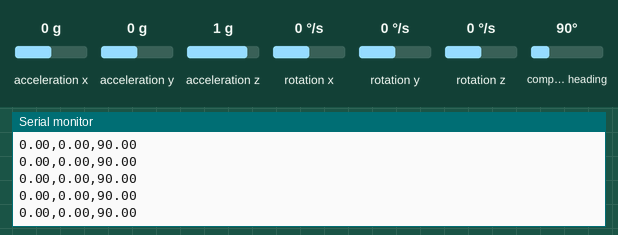
The sketch below on a simulated Arduino Uno, built with avr-gcc and run on an emulated ATmega328P. Shown: the last lines printed to the serial monitor. The test bench sets the inputs (shaded band); at power-on: acceleration x 0 g, acceleration y 0 g, acceleration z 1 g, compass heading 90°, rotation x 0 °/s, rotation y 0 °/s, rotation z 0 °/s.

Above: at 1.2 s.
1.3 s: acceleration x set to -1.4 g
At 2.0 s:
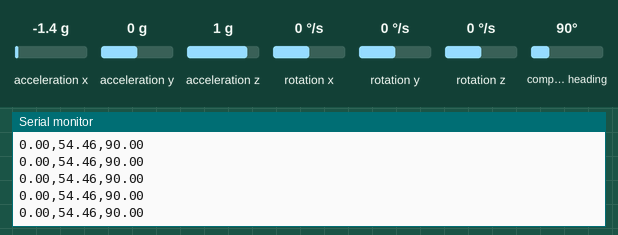
2.8 s: acceleration y set to -1.4 g
At 3.6 s:
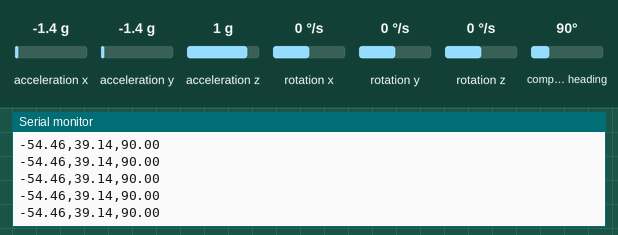
4.3 s: acceleration z set to -1.4 g
At 4.9 s:
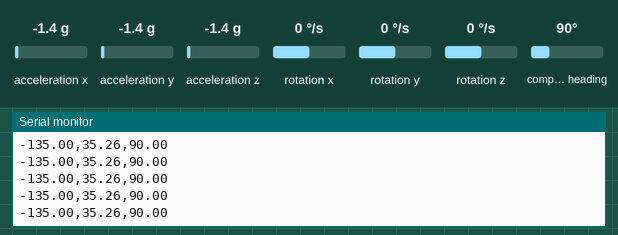
5.8 s: compass heading set to 7°
At 6.7 s:
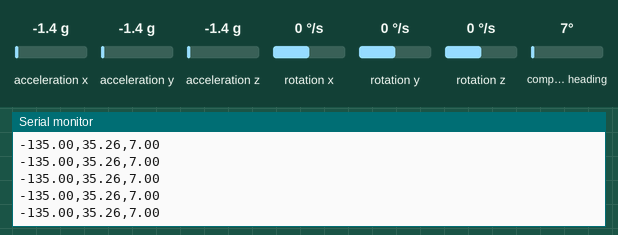
Timing chart, 0 to 8.3 s (numbered marks = the images above; inputs shaded):
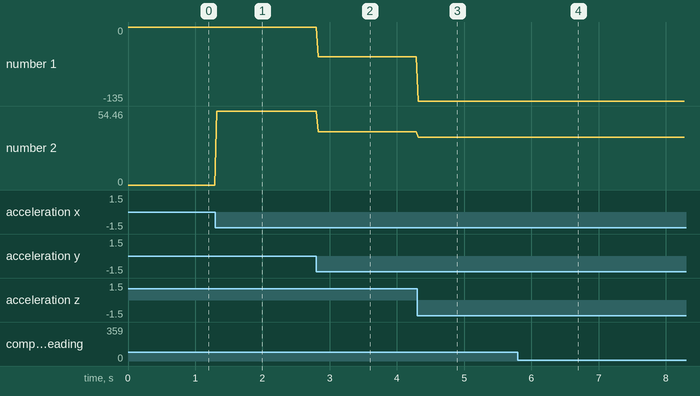

Measured:
- after the input at 1.3 s, the serial monitor: prints a new line at once (image 1)
- after the input at 2.8 s, the serial monitor: prints a new line at once (image 2)
- after the input at 4.3 s, the serial monitor: prints a new line at once (image 3)
- after the input at 5.8 s, the serial monitor: prints a new line at once (image 4)
- plotted number 1: 0 → -54.46 after the input at 2.8 s, -54.46 → -135 after the input at 4.3 s
- plotted number 2: 0 → 54.46 after the input at 1.3 s, 54.46 → 39.14 after the input at 2.8 s, 39.14 → 35.26 after the input at 4.3 s

The sketch:

RawData.ino
```cpp
#include <MPU9250.h>
#include <Wire.h>

MPU9250 mpu;

// 각도 저장 변수
float roll = 0, pitch = 0, yaw = 0;
float accRoll = 0, accPitch=0,magYaw=0;
unsigned long prevTime = 0;

void setup() {
    Serial.begin(115200);
    Wire.begin();

    if (!mpu.setup(0x68)) {
        while (1) {
            Serial.println("센서 연결 실패");
            delay(5000);
        }
    }
}

void calculateAngles() {
    unsigned long currentTime = millis();
    float dt = (currentTime - prevTime) / 1000.0f;  // 초단위 변환

    // 가속도계로부터 Roll과 Pitch 계산
    accRoll = atan2(mpu.getAccY(), mpu.getAccZ()) * RAD_TO_DEG;
    accPitch = atan2(-mpu.getAccX(), sqrt(mpu.getAccY() * mpu.getAccY() + mpu.getAccZ() * mpu.getAccZ())) * RAD_TO_DEG;

    // 자이로스코프 적분
    roll += mpu.getGyroX() * dt;
    pitch += mpu.getGyroY() * dt;
    yaw += mpu.getGyroZ() * dt;

    // 지자기 센서로부터 Yaw 계산
    magYaw = atan2(mpu.getMagY(), mpu.getMagX()) * RAD_TO_DEG;

    prevTime = currentTime;
}

void loop() {
    if (mpu.update()) {
        calculateAngles();


        //Serial.print(roll, 2);
        //Serial.print(",");
        //Serial.print(pitch, 2);
        //Serial.print(",");
        //Serial.println(yaw, 2);

        Serial.print(accRoll, 2);
        Serial.print(",");
        Serial.print(accPitch, 2);
        Serial.print(",");
        Serial.println(magYaw, 2);
    }
    delay(20);
}
```
